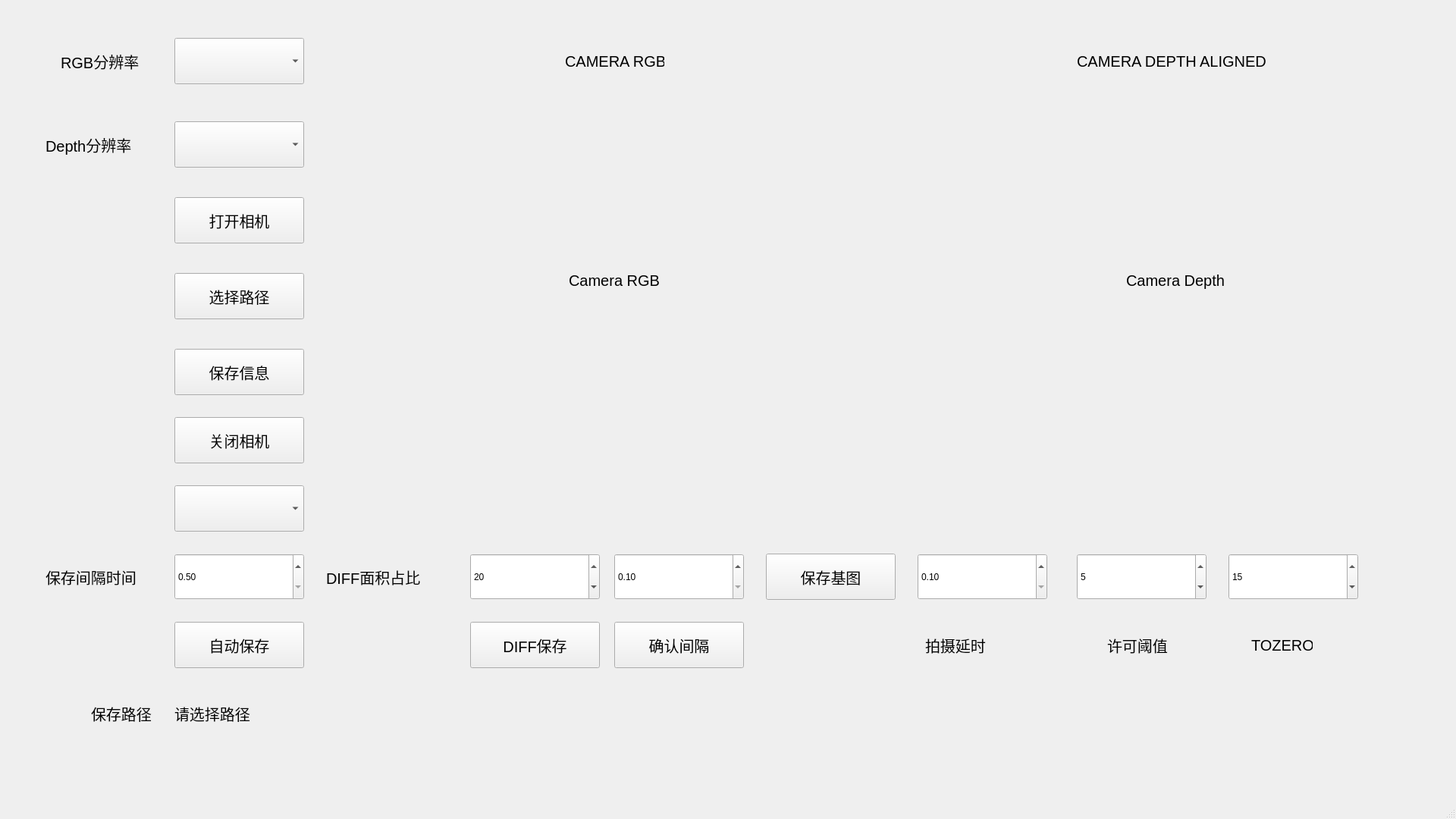
<?xml version="1.0" encoding="UTF-8"?>
<ui version="4.0">
 <class>MainWindow</class>
 <widget class="QMainWindow" name="MainWindow">
  <property name="geometry">
   <rect>
    <x>0</x>
    <y>0</y>
    <width>1920</width>
    <height>1080</height>
   </rect>
  </property>
  <property name="windowTitle">
   <string>MainWindow</string>
  </property>
  <widget class="QWidget" name="centralwidget">
   <widget class="QPushButton" name="button_open_camera">
    <property name="geometry">
     <rect>
      <x>230</x>
      <y>260</y>
      <width>171</width>
      <height>61</height>
     </rect>
    </property>
    <property name="font">
     <font>
      <pointsize>15</pointsize>
     </font>
    </property>
    <property name="text">
     <string>打开相机</string>
    </property>
   </widget>
   <widget class="QPushButton" name="button_open_camera_2">
    <property name="geometry">
     <rect>
      <x>230</x>
      <y>550</y>
      <width>171</width>
      <height>61</height>
     </rect>
    </property>
    <property name="font">
     <font>
      <pointsize>15</pointsize>
     </font>
    </property>
    <property name="text">
     <string>关闭相机</string>
    </property>
   </widget>
   <widget class="QPushButton" name="button_save_data">
    <property name="geometry">
     <rect>
      <x>230</x>
      <y>460</y>
      <width>171</width>
      <height>61</height>
     </rect>
    </property>
    <property name="font">
     <font>
      <pointsize>15</pointsize>
     </font>
    </property>
    <property name="text">
     <string>保存信息</string>
    </property>
   </widget>
   <widget class="QComboBox" name="comboBox">
    <property name="geometry">
     <rect>
      <x>230</x>
      <y>640</y>
      <width>171</width>
      <height>61</height>
     </rect>
    </property>
    <property name="font">
     <font>
      <pointsize>15</pointsize>
     </font>
    </property>
   </widget>
   <widget class="QLabel" name="label_show_camera1">
    <property name="geometry">
     <rect>
      <x>1230</x>
      <y>130</y>
      <width>640</width>
      <height>480</height>
     </rect>
    </property>
    <property name="font">
     <font>
      <pointsize>15</pointsize>
     </font>
    </property>
    <property name="text">
     <string>Camera Depth</string>
    </property>
    <property name="scaledContents">
     <bool>false</bool>
    </property>
    <property name="alignment">
     <set>Qt::AlignCenter</set>
    </property>
   </widget>
   <widget class="QLabel" name="label_show_camera">
    <property name="geometry">
     <rect>
      <x>490</x>
      <y>130</y>
      <width>640</width>
      <height>480</height>
     </rect>
    </property>
    <property name="font">
     <font>
      <pointsize>15</pointsize>
     </font>
    </property>
    <property name="text">
     <string>Camera RGB</string>
    </property>
    <property name="scaledContents">
     <bool>false</bool>
    </property>
    <property name="alignment">
     <set>Qt::AlignCenter</set>
    </property>
   </widget>
   <widget class="QLabel" name="label">
    <property name="geometry">
     <rect>
      <x>745</x>
      <y>60</y>
      <width>131</width>
      <height>41</height>
     </rect>
    </property>
    <property name="font">
     <font>
      <pointsize>15</pointsize>
     </font>
    </property>
    <property name="text">
     <string>CAMERA RGB</string>
    </property>
   </widget>
   <widget class="QLabel" name="label_2">
    <property name="geometry">
     <rect>
      <x>1420</x>
      <y>60</y>
      <width>261</width>
      <height>41</height>
     </rect>
    </property>
    <property name="font">
     <font>
      <pointsize>15</pointsize>
     </font>
    </property>
    <property name="text">
     <string>CAMERA DEPTH ALIGNED</string>
    </property>
   </widget>
   <widget class="QComboBox" name="comboBox_rgb">
    <property name="geometry">
     <rect>
      <x>230</x>
      <y>50</y>
      <width>171</width>
      <height>61</height>
     </rect>
    </property>
    <property name="font">
     <font>
      <pointsize>15</pointsize>
     </font>
    </property>
   </widget>
   <widget class="QPushButton" name="button_save_data_2">
    <property name="geometry">
     <rect>
      <x>230</x>
      <y>820</y>
      <width>171</width>
      <height>61</height>
     </rect>
    </property>
    <property name="font">
     <font>
      <pointsize>15</pointsize>
     </font>
    </property>
    <property name="text">
     <string>自动保存</string>
    </property>
   </widget>
   <widget class="QLabel" name="label_3">
    <property name="geometry">
     <rect>
      <x>60</x>
      <y>730</y>
      <width>151</width>
      <height>61</height>
     </rect>
    </property>
    <property name="font">
     <font>
      <pointsize>15</pointsize>
     </font>
    </property>
    <property name="text">
     <string>保存间隔时间</string>
    </property>
   </widget>
   <widget class="QLabel" name="label_4">
    <property name="geometry">
     <rect>
      <x>80</x>
      <y>50</y>
      <width>131</width>
      <height>61</height>
     </rect>
    </property>
    <property name="font">
     <font>
      <pointsize>15</pointsize>
     </font>
    </property>
    <property name="text">
     <string>RGB分辨率</string>
    </property>
   </widget>
   <widget class="QDoubleSpinBox" name="doubleSpinBox_savetime">
    <property name="geometry">
     <rect>
      <x>230</x>
      <y>730</y>
      <width>171</width>
      <height>61</height>
     </rect>
    </property>
    <property name="decimals">
     <number>2</number>
    </property>
    <property name="minimum">
     <double>0.500000000000000</double>
    </property>
    <property name="singleStep">
     <double>0.100000000000000</double>
    </property>
   </widget>
   <widget class="QLabel" name="label_5">
    <property name="geometry">
     <rect>
      <x>60</x>
      <y>160</y>
      <width>151</width>
      <height>61</height>
     </rect>
    </property>
    <property name="font">
     <font>
      <pointsize>15</pointsize>
     </font>
    </property>
    <property name="text">
     <string>Depth分辨率</string>
    </property>
   </widget>
   <widget class="QComboBox" name="comboBox_depth">
    <property name="geometry">
     <rect>
      <x>230</x>
      <y>160</y>
      <width>171</width>
      <height>61</height>
     </rect>
    </property>
    <property name="font">
     <font>
      <pointsize>15</pointsize>
     </font>
    </property>
   </widget>
   <widget class="QPushButton" name="button_save_data_3">
    <property name="geometry">
     <rect>
      <x>230</x>
      <y>360</y>
      <width>171</width>
      <height>61</height>
     </rect>
    </property>
    <property name="font">
     <font>
      <pointsize>15</pointsize>
     </font>
    </property>
    <property name="text">
     <string>选择路径</string>
    </property>
   </widget>
   <widget class="QLabel" name="label_7">
    <property name="geometry">
     <rect>
      <x>120</x>
      <y>910</y>
      <width>101</width>
      <height>61</height>
     </rect>
    </property>
    <property name="font">
     <font>
      <pointsize>15</pointsize>
     </font>
    </property>
    <property name="text">
     <string>保存路径</string>
    </property>
   </widget>
   <widget class="QLabel" name="label_8">
    <property name="geometry">
     <rect>
      <x>230</x>
      <y>910</y>
      <width>991</width>
      <height>61</height>
     </rect>
    </property>
    <property name="font">
     <font>
      <pointsize>15</pointsize>
     </font>
    </property>
    <property name="text">
     <string>请选择路径</string>
    </property>
   </widget>
   <widget class="QLabel" name="label_6">
    <property name="geometry">
     <rect>
      <x>430</x>
      <y>730</y>
      <width>151</width>
      <height>61</height>
     </rect>
    </property>
    <property name="font">
     <font>
      <pointsize>15</pointsize>
     </font>
    </property>
    <property name="text">
     <string>DIFF面积占比</string>
    </property>
   </widget>
   <widget class="QPushButton" name="button_save_data_4">
    <property name="geometry">
     <rect>
      <x>620</x>
      <y>820</y>
      <width>171</width>
      <height>61</height>
     </rect>
    </property>
    <property name="font">
     <font>
      <pointsize>15</pointsize>
     </font>
    </property>
    <property name="text">
     <string>DIFF保存</string>
    </property>
   </widget>
   <widget class="QSpinBox" name="spinBox">
    <property name="geometry">
     <rect>
      <x>620</x>
      <y>730</y>
      <width>171</width>
      <height>61</height>
     </rect>
    </property>
    <property name="maximum">
     <number>100</number>
    </property>
    <property name="value">
     <number>20</number>
    </property>
   </widget>
   <widget class="QDoubleSpinBox" name="doubleSpinBox_interval">
    <property name="geometry">
     <rect>
      <x>810</x>
      <y>730</y>
      <width>171</width>
      <height>61</height>
     </rect>
    </property>
    <property name="decimals">
     <number>2</number>
    </property>
    <property name="minimum">
     <double>0.100000000000000</double>
    </property>
    <property name="singleStep">
     <double>0.100000000000000</double>
    </property>
   </widget>
   <widget class="QPushButton" name="button_confirm_interval">
    <property name="geometry">
     <rect>
      <x>810</x>
      <y>820</y>
      <width>171</width>
      <height>61</height>
     </rect>
    </property>
    <property name="font">
     <font>
      <pointsize>15</pointsize>
     </font>
    </property>
    <property name="text">
     <string>确认间隔</string>
    </property>
   </widget>
   <widget class="QPushButton" name="button_save_base">
    <property name="geometry">
     <rect>
      <x>1010</x>
      <y>730</y>
      <width>171</width>
      <height>61</height>
     </rect>
    </property>
    <property name="font">
     <font>
      <pointsize>15</pointsize>
     </font>
    </property>
    <property name="text">
     <string>保存基图</string>
    </property>
   </widget>
   <widget class="QDoubleSpinBox" name="doubleSpinBox_interval_2">
    <property name="geometry">
     <rect>
      <x>1210</x>
      <y>730</y>
      <width>171</width>
      <height>61</height>
     </rect>
    </property>
    <property name="decimals">
     <number>2</number>
    </property>
    <property name="minimum">
     <double>0.100000000000000</double>
    </property>
    <property name="singleStep">
     <double>0.100000000000000</double>
    </property>
   </widget>
   <widget class="QSpinBox" name="spinBox_min">
    <property name="geometry">
     <rect>
      <x>1420</x>
      <y>730</y>
      <width>171</width>
      <height>61</height>
     </rect>
    </property>
    <property name="maximum">
     <number>100</number>
    </property>
    <property name="value">
     <number>5</number>
    </property>
   </widget>
   <widget class="QLabel" name="label_9">
    <property name="geometry">
     <rect>
      <x>1460</x>
      <y>820</y>
      <width>101</width>
      <height>61</height>
     </rect>
    </property>
    <property name="font">
     <font>
      <pointsize>15</pointsize>
     </font>
    </property>
    <property name="text">
     <string>许可阈值</string>
    </property>
   </widget>
   <widget class="QLabel" name="label_10">
    <property name="geometry">
     <rect>
      <x>1220</x>
      <y>820</y>
      <width>101</width>
      <height>61</height>
     </rect>
    </property>
    <property name="font">
     <font>
      <pointsize>15</pointsize>
     </font>
    </property>
    <property name="text">
     <string>拍摄延时</string>
    </property>
   </widget>
   <widget class="QSpinBox" name="spinBox_min_2">
    <property name="geometry">
     <rect>
      <x>1620</x>
      <y>730</y>
      <width>171</width>
      <height>61</height>
     </rect>
    </property>
    <property name="maximum">
     <number>100</number>
    </property>
    <property name="value">
     <number>15</number>
    </property>
   </widget>
   <widget class="QLabel" name="label_11">
    <property name="geometry">
     <rect>
      <x>1650</x>
      <y>820</y>
      <width>81</width>
      <height>61</height>
     </rect>
    </property>
    <property name="font">
     <font>
      <pointsize>15</pointsize>
     </font>
    </property>
    <property name="text">
     <string>TOZERO</string>
    </property>
   </widget>
  </widget>
  <widget class="QMenuBar" name="menubar">
   <property name="geometry">
    <rect>
     <x>0</x>
     <y>0</y>
     <width>1920</width>
     <height>26</height>
    </rect>
   </property>
  </widget>
  <widget class="QStatusBar" name="statusbar"/>
 </widget>
 <resources/>
 <connections/>
</ui>
